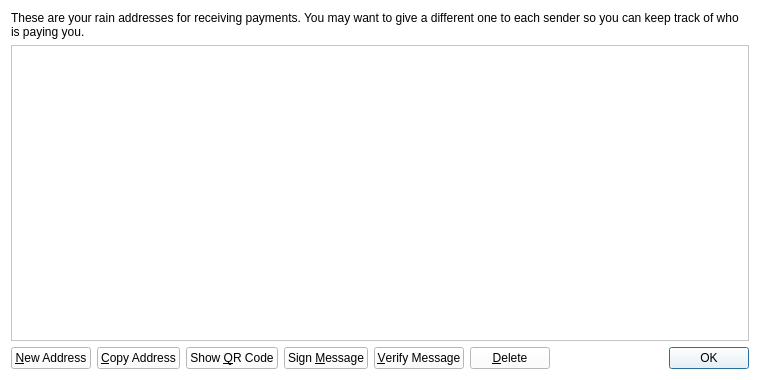
<?xml version="1.0" encoding="UTF-8"?>
<ui version="4.0">
 <class>AddressBookPage</class>
 <widget class="QWidget" name="AddressBookPage">
  <property name="geometry">
   <rect>
    <x>0</x>
    <y>0</y>
    <width>760</width>
    <height>380</height>
   </rect>
  </property>
  <property name="windowTitle">
   <string>Address Book</string>
  </property>
  <property name="styleSheet">
   <string notr="true">background-color: rgb(255, 255, 255);</string>
  </property>
  <layout class="QVBoxLayout" name="verticalLayout">
   <item>
    <widget class="QLabel" name="labelExplanation">
     <property name="text">
      <string>These are your rain addresses for receiving payments. You may want to give a different one to each sender so you can keep track of who is paying you.</string>
     </property>
     <property name="textFormat">
      <enum>Qt::PlainText</enum>
     </property>
     <property name="wordWrap">
      <bool>true</bool>
     </property>
    </widget>
   </item>
   <item>
    <widget class="QTableView" name="tableView">
     <property name="contextMenuPolicy">
      <enum>Qt::CustomContextMenu</enum>
     </property>
     <property name="toolTip">
      <string>Double-click to edit address or label</string>
     </property>
     <property name="styleSheet">
      <string notr="true">background-color: rgb(255, 255, 255);</string>
     </property>
     <property name="tabKeyNavigation">
      <bool>false</bool>
     </property>
     <property name="alternatingRowColors">
      <bool>true</bool>
     </property>
     <property name="selectionMode">
      <enum>QAbstractItemView::SingleSelection</enum>
     </property>
     <property name="selectionBehavior">
      <enum>QAbstractItemView::SelectRows</enum>
     </property>
     <property name="sortingEnabled">
      <bool>true</bool>
     </property>
     <attribute name="verticalHeaderVisible">
      <bool>false</bool>
     </attribute>
    </widget>
   </item>
   <item>
    <layout class="QHBoxLayout" name="horizontalLayout">
     <item>
      <widget class="QPushButton" name="newAddressButton">
       <property name="toolTip">
        <string>Create a new address</string>
       </property>
       <property name="styleSheet">
        <string notr="true">background-color: rgb(255, 255, 255);</string>
       </property>
       <property name="text">
        <string>&amp;New Address</string>
       </property>
       <property name="icon">
        <iconset resource="../bitcoin.qrc">
         <normaloff>:/icons/add</normaloff>:/icons/add</iconset>
       </property>
      </widget>
     </item>
     <item>
      <widget class="QPushButton" name="copyToClipboard">
       <property name="toolTip">
        <string>Copy the currently selected address to the system clipboard</string>
       </property>
       <property name="styleSheet">
        <string notr="true">background-color: rgb(255, 255, 255);</string>
       </property>
       <property name="text">
        <string>&amp;Copy Address</string>
       </property>
       <property name="icon">
        <iconset resource="../bitcoin.qrc">
         <normaloff>:/icons/editcopy</normaloff>:/icons/editcopy</iconset>
       </property>
      </widget>
     </item>
     <item>
      <widget class="QPushButton" name="showQRCode">
       <property name="styleSheet">
        <string notr="true">background-color: rgb(255, 255, 255);</string>
       </property>
       <property name="text">
        <string>Show &amp;QR Code</string>
       </property>
       <property name="icon">
        <iconset resource="../bitcoin.qrc">
         <normaloff>:/icons/qrcode</normaloff>:/icons/qrcode</iconset>
       </property>
      </widget>
     </item>
     <item>
      <widget class="QPushButton" name="signMessage">
       <property name="toolTip">
        <string>Sign a message to prove you own an rain address</string>
       </property>
       <property name="styleSheet">
        <string notr="true">background-color: rgb(255, 255, 255);</string>
       </property>
       <property name="text">
        <string>Sign &amp;Message</string>
       </property>
       <property name="icon">
        <iconset resource="../bitcoin.qrc">
         <normaloff>:/icons/edit</normaloff>:/icons/edit</iconset>
       </property>
      </widget>
     </item>
     <item>
      <widget class="QPushButton" name="verifyMessage">
       <property name="toolTip">
        <string>Verify a message to ensure it was signed with a specified rain address</string>
       </property>
       <property name="styleSheet">
        <string notr="true">background-color: rgb(255, 255, 255);</string>
       </property>
       <property name="text">
        <string>&amp;Verify Message</string>
       </property>
       <property name="icon">
        <iconset resource="../bitcoin.qrc">
         <normaloff>:/icons/transaction_0</normaloff>:/icons/transaction_0</iconset>
       </property>
      </widget>
     </item>
     <item>
      <widget class="QPushButton" name="deleteButton">
       <property name="toolTip">
        <string>Delete the currently selected address from the list</string>
       </property>
       <property name="styleSheet">
        <string notr="true">background-color: rgb(255, 255, 255);</string>
       </property>
       <property name="text">
        <string>&amp;Delete</string>
       </property>
       <property name="icon">
        <iconset resource="../bitcoin.qrc">
         <normaloff>:/icons/remove</normaloff>:/icons/remove</iconset>
       </property>
      </widget>
     </item>
     <item>
      <spacer name="horizontalSpacer">
       <property name="orientation">
        <enum>Qt::Horizontal</enum>
       </property>
       <property name="sizeHint" stdset="0">
        <size>
         <width>40</width>
         <height>20</height>
        </size>
       </property>
      </spacer>
     </item>
     <item>
      <widget class="QDialogButtonBox" name="buttonBox">
       <property name="sizePolicy">
        <sizepolicy hsizetype="Maximum" vsizetype="Fixed">
         <horstretch>0</horstretch>
         <verstretch>0</verstretch>
        </sizepolicy>
       </property>
       <property name="styleSheet">
        <string notr="true">background-color: rgb(255, 255, 255);</string>
       </property>
       <property name="standardButtons">
        <set>QDialogButtonBox::Ok</set>
       </property>
      </widget>
     </item>
    </layout>
   </item>
  </layout>
 </widget>
 <resources>
  <include location="../bitcoin.qrc"/>
 </resources>
 <connections/>
</ui>
